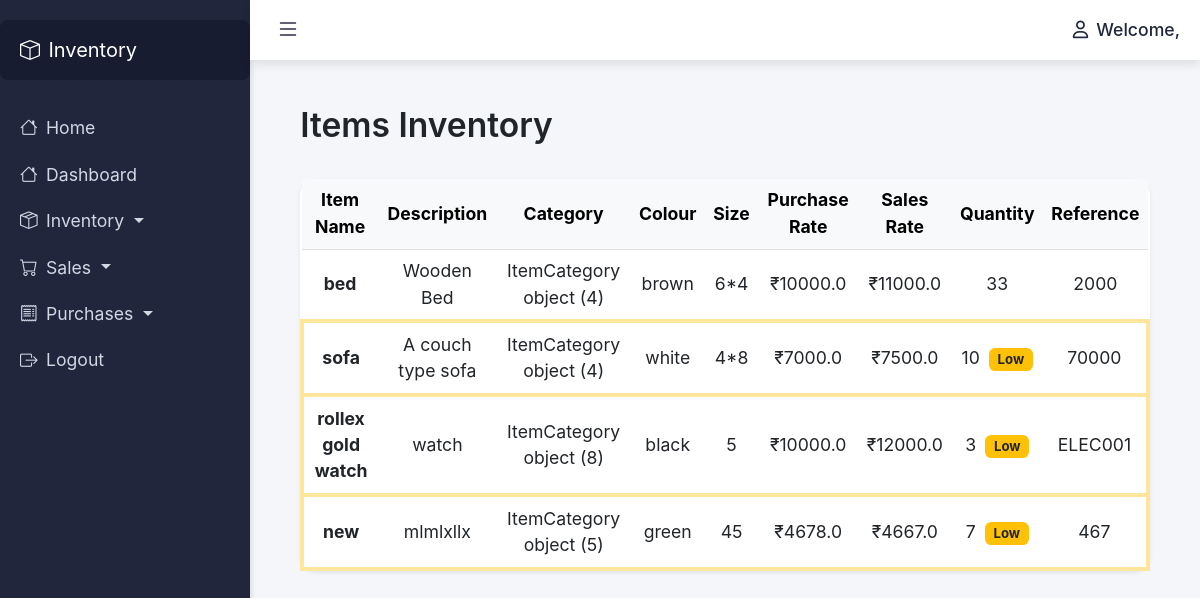
The app's page /items/ with its own data.
### dashboard/models.py (models this page shows, shortened)
class Items(models.Model):
    item_name = models.CharField(max_length=30)
    item_remarks = models.CharField(max_length=80)
    item_category = models.ForeignKey(ItemCategory, on_delete=models.CASCADE)  # ForeignKey field
    item_colour = models.CharField(max_length=20)
    item_size = models.CharField(max_length=10)
    purchase_rate = models.FloatField()
    sales_rate = models.FloatField()
    quantity = models.IntegerField()
    reference_number = models.CharField(max_length=30)

class ItemCategory(models.Model):
    category_name = models.CharField(max_length=100)
    category_remarks = models.TextField(blank=True)
    unit = models.CharField(max_length=50)
    reference_number = models.CharField(max_length=50, unique=True, blank=True)

### dashboard/views.py (the view)
# urls.py: path('items/', items_view, name='items'),
def items_view(request):
    items = Items.objects.all()  # Fetch all items from the database
    user_role = getattr(request.user, 'role', None)  # Safely get the role
    low_stock_items = items.filter(quantity__lt=22)  # Get items with quantity less than 22
    if low_stock_items.exists():
        messages.warning(request, 'Some items are low in stock! Please check the inventory.')
    return render(request, 'items.html', {'items': items, 'low_stock_items': low_stock_items,'user_role': user_role})  # Render the items template

### dashboard/templates/items.html (shortened to what this page needs)
{% extends 'base.html' %}
{% block content %}
<div class="container py-4">
    <div class="d-flex justify-content-between align-items-center mb-4">
        <h2 class="fw-semibold text-dark">Items Inventory</h2>
    </div>
    <div class="card shadow-sm border-0">
        <div class="card-body p-0">
            <div class="table-responsive">
                <table class="table table-hover align-middle mb-0">
                    <thead class="table-light">
                        <tr>
                            <th scope="col">Item Name</th>
                            <th scope="col">Description</th>
                            <th scope="col">Category</th>
                            <th scope="col">Colour</th>
                            <th scope="col">Size</th>
                            <th scope="col">Purchase Rate</th>
                            <th scope="col">Sales Rate</th>
                            <th scope="col">Quantity</th>
                            <th scope="col">Reference</th>
                        </tr>
                    </thead>
                    <tbody>
                        {% for item in items %}
                        <tr class="{% if item.quantity < 22 %}border-start border-4 border-warning-subtle{% endif %}">
                            <td><strong>{{ item.item_name }}</strong></td>
                            <td>{{ item.item_remarks }}</td>
                            <td>{{ item.item_category }}</td>
                            <td>{{ item.item_colour }}</td>
                            <td>{{ item.item_size }}</td>
                            <td>₹{{ item.purchase_rate }}</td>
                            <td>₹{{ item.sales_rate }}</td>
                            <td>
                                {{ item.quantity }}
                                {% if item.quantity < 22 %}
                                    <span class="badge bg-warning text-dark ms-1">Low</span>
                                {% endif %}
                            </td>
                            <td>{{ item.reference_number }}</td>
                        </tr>
                        {% empty %}
                        <tr>
                            <td colspan="10" class="text-center py-4 text-muted">No items available. Click "Add Item" to create one.</td>
                        </tr>
                        {% endfor %}
                    </tbody>
                </table>
            </div>
        </div>
    </div>
</div>
{% endblock %}

### dashboard/templates/base.html (shortened to what this page needs)
<!DOCTYPE html>
<html lang="en">
<head>
  <link href="https://cdn.jsdelivr.net/npm/bootstrap@5.3.0-alpha3/dist/css/bootstrap.min.css" rel="stylesheet" />
  <link href="https://cdn.jsdelivr.net/npm/bootstrap-icons/font/bootstrap-icons.css" rel="stylesheet" />
  <link href="https://cdnjs.cloudflare.com/ajax/libs/font-awesome/6.0.0/css/all.min.css" rel="stylesheet" />
</head>
<body>
  <div class="sidebar">
    <div class="navbar-brand mb-4">
      <i class="bi bi-box me-2"></i>
      <span class="sidebar-text">Inventory</span>
    </div>
    <ul class="nav flex-column">
      <li><a href="{%url 'home' %}" class="nav-link"><i class="bi bi-house me-2"></i>Home</a></li>
      <li><a href="{%url 'dashboard' %}" class="nav-link"><i class="bi bi-house me-2"></i>Dashboard</a></li>
      <li class="nav-item">
        <a class="nav-link dropdown-toggle" data-bs-toggle="collapse" href="#inventoryMenu" role="button" aria-expanded="false">
          <i class="bi bi-box-seam me-2"></i>Inventory
        </a>
      </li>
      <li class="nav-item">
        <a class="nav-link dropdown-toggle" data-bs-toggle="collapse" href="#salesMenu" role="button" aria-expanded="false">
          <i class="bi bi-cart me-2"></i>Sales
        </a>
      </li>
      <li class="nav-item">
        <a class="nav-link dropdown-toggle" data-bs-toggle="collapse" href="#purchasesMenu" role="button" aria-expanded="false">
          <i class="bi bi-receipt me-2"></i>Purchases
        </a>
      </li>
      <li><a href="{% url 'logout' %}" class="nav-link"><i class="bi bi-box-arrow-right me-2"></i>Logout</a></li>
    </ul>
  </div>
  <div class="topbar">
    <button class="toggle-sidebar-btn"><i class="bi bi-list"></i></button>
    <div class="user-menu">
      <i class="fa-regular fa-user"></i>
      <span>Welcome, {{ user.username|title }}</span>
    </div>
  </div>
  <div class="content">
    <div class="container-fluid">
      {% block content %}
      {% endblock %}
    </div>
  </div>
</body>
</html>

### dashboard/templates/base.html (style rules this page uses)
body, html { height: 100%; margin: 0; font-family: Arial, sans-serif; background-color: #f4f6f9; font-size: 1.05rem; }
body { font-family: 'Inter', sans-serif; }
h1, h2, h3, h4, h5, h6 { font-weight: 600; }
.table th, .table td { text-align: center; vertical-align: middle; }
.table thead { background-color: #f8f9fa; }
.sidebar { position: fixed; top: 0; left: 0; width: 250px; height: 100%; background-color: #21263c; color: #fff; padding: 20px 0; display: flex; flex-direction: column; box-shadow: 2px 0 5px rgba(0, 0, 0, 0.1); z-index: 999; }
.sidebar .navbar-brand { font-size: 20px; background-color: #181c30; padding: 15px 20px; border-radius: 8px; display: flex; align-items: center; margin-bottom: 20px; }
.sidebar a { color: #cfd8e3; text-decoration: none; display: block; padding: 10px 20px; border-radius: 8px; transition: background 0.2s ease; }
:root { --bs-primary: #1a2b6d; }
:root { --bs-primary: #1a2b6d; --bs-accent: #4e73df; --bs-light: #f8f9fc; --bs-dark: #343a40; }
body { font-family: 'Inter', sans-serif; background-color: #f0f2f5; }
.card { border: none; border-radius: 1rem; transition: all 0.3s ease; }
.topbar { background-color: #fff; padding: 10px 20px; position: fixed; top: 0; left: 250px; right: 0; height: 60px; display: flex; align-items: center; justify-content: space-between; box-shadow: 0 4px 10px rgba(0, 0, 0, 0.1); z-index: 1000; }
.toggle-sidebar-btn { font-size: 24px; color: #21263c; border: none; background: none; cursor: pointer; }
.user-menu { font-weight: 500; color: #21263c; display: flex; align-items: center; gap: 8px; }
.content { margin-left: 250px; padding: 80px 25px 25px 25px; min-height: 100vh; background-color: #f4f6f9; }

### records on screen
Items: item_name "bed", item_remarks "Wooden Bed", item_category "ItemCategory object (4)", item_colour "brown", item_size "6*4", purchase_rate "10000.0", sales_rate "11000.0", quantity "33", reference_number "2000"
Items: item_name "sofa", item_remarks "A couch type sofa", item_category "ItemCategory object (4)", item_colour "white", item_size "4*8", purchase_rate "7000.0", sales_rate "7500.0", quantity "10", shows "Low", reference_number "70000"
Items: item_name "rollex gold watch", item_remarks "watch", item_category "ItemCategory object (8)", item_colour "black", item_size "5", purchase_rate "10000.0", sales_rate "12000.0", quantity "3", shows "Low", reference_number "ELEC001"
Items: item_name "new", item_remarks "mlmlxllx", item_category "ItemCategory object (5)", item_colour "green", item_size "45", purchase_rate "4678.0", sales_rate "4667.0", quantity "7", shows "Low", reference_number "467"
